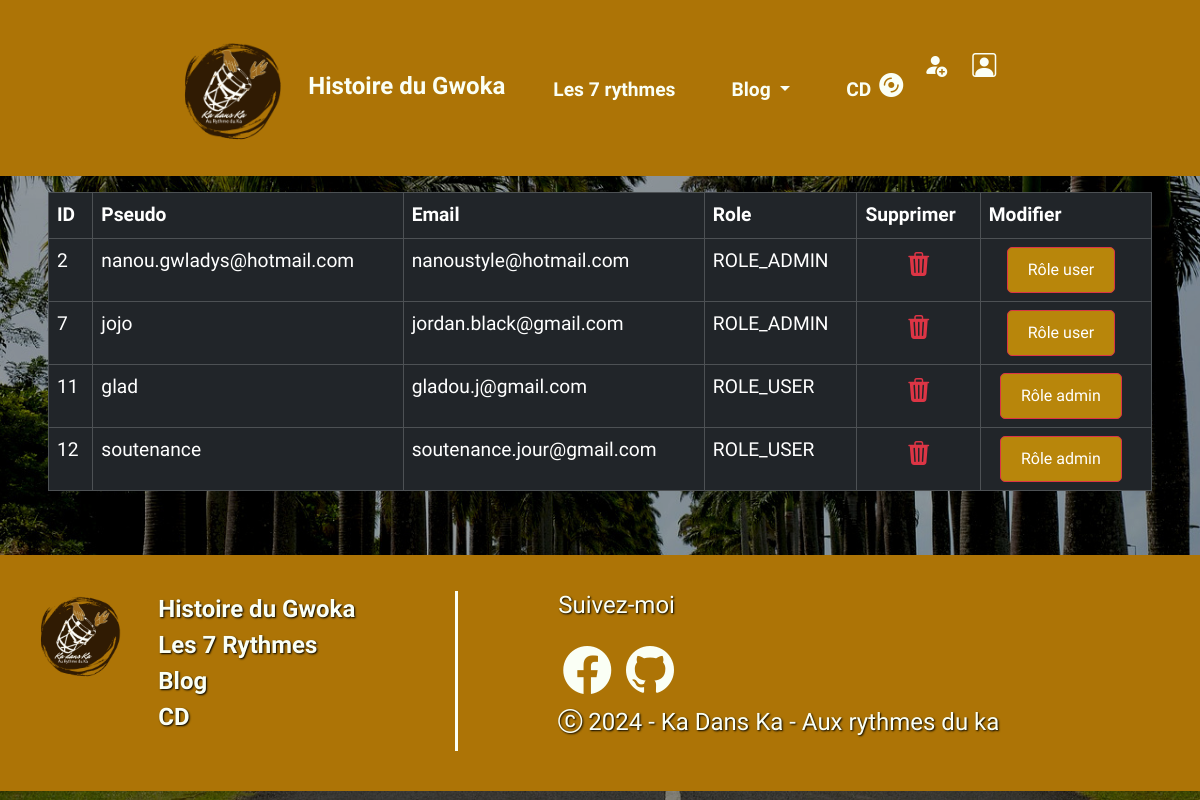
/admin/users.php, run on the app's committed database.
### tables this page shows
CREATE TABLE `users` (
  `id` int NOT NULL,
  `first_name` varchar(50) DEFAULT NULL,
  `last_name` varchar(50) DEFAULT NULL,
  `pseudo` varchar(50) NOT NULL,
  `email` varchar(100) NOT NULL,
  `phone` varchar(255) DEFAULT NULL,
  `mdp` varchar(255) NOT NULL,
  `role` enum('ROLE_USER','ROLE_ADMIN') NOT NULL
);

### inc/functions.inc.php (called while the page is built, shortened)
<?php
function connexionBdd()
{
    $dsn = "mysql:host=" . DBHOST . ";dbname=" . DBNAME . ";charset=utf8";
    try {
        $pdo = new PDO($dsn, DBUSER, DBPASS);
        $pdo->setAttribute(PDO::ATTR_ERRMODE, PDO::ERRMODE_EXCEPTION);
        $pdo->setAttribute(PDO::ATTR_DEFAULT_FETCH_MODE, PDO::FETCH_ASSOC);
    } catch (PDOException $e) {
        die($e->getMessage());
    }
    return $pdo;
}
function allUsers(): array
{
    $pdo = connexionBdd();
    $sql = "SELECT * FROM users";
    $request = $pdo->query($sql);
    $result = $request->fetchAll();
    return $result;
}
?>

### admin/users.php (the view, shortened to what this page needs)
<?php
require_once "../inc/functions.inc.php";
require_once "../inc/header.inc.php";
?>
<div class="d-flex flex-column m-5  table-responsive">
    <h2 class="text-center fw-bolder mb-5">Liste des utilisateurs</h2>
    <table class="table table-dark table-bordered mt-5">
        <thead>
            <tr>
                <th>ID</th>
                <th>Pseudo</th>
                <th>Email</th>
                <th>Role</th>
                <th>Supprimer</th>
                <th>Modifier</th>
            </tr>
        </thead>
        <tbody>
        <?php
        $users = allUsers();
        foreach($users as $user){
        ?>
            <tr>
                <td><?=$user['id']?></td>
                <td><?=$user['pseudo']?></td>
                <td><?=$user['email']?></td>
                <td><?=$user['role']?></td>
                <td class="text-center">
                    <a href="dashboard.php?users_php&action=delete&id=<?= $user['id']?>"><i class="bi bi-trash3-fill text-danger"></i></a>
                </td>
                <td class="text-center">
                    <a href="dashboard.php?users_php&action=update&id=<?= $user['id']?>" class="btn btn-danger"><?=($user['role']) == 'ROLE_ADMIN' ? 'Rôle user' : 'Rôle admin'?>
                </td>
            </tr>
            <?php
            }
            ?>
        </tbody>
    </table>
</div>
<?php
require_once "../inc/footer.inc.php"
?>

### assets/css/style.css (style rules this page uses)
* { margin: 0; padding: 0; box-sizing: border-box; text-decoration: none; }
body { font-family: 'handlee', cursive; font-size: 1.2rem; font-weight: 400; background: linear-gradient(rgba(0, 0, 0, 0.191), rgba(0, 0, 0, 0.200)), url("../img/Allee3.jpg") center/cover fixed; opacity: 30px; }
:root { --marron-jaune: #C8953E; --jaune: #FFC304; --marron-clair: #AD7406; --marron-cofee: #76480A; --marron-fonce: #423604; --blanc:#FAFFF5; }
h1, h2 { font-weight: 800; text-align: center; text-shadow: 1px 1px 2px black; padding: 5px; color:var(--blanc); }
a { text-decoration: none; color: var(--blanc); font-weight: 800; font-size: 1.5rem; }
.btn { display: inline-block; background-color: #B8860B; color: #fff; padding: 10px 20px; border-radius: 5px; transition: background-color 0.3s ease; }
.btn { margin-right: 10px; }

### data on the page
users: id "2", pseudo "nanou.gwladys@hotmail.com", email "nanoustyle@hotmail.com", role "ROLE_ADMIN", shows "Rôle user"
users: id "7", pseudo "jojo", email "jordan.black@gmail.com", role "ROLE_ADMIN", shows "Rôle user"
users: id "11", pseudo "glad", email "gladou.j@gmail.com", role "ROLE_USER", shows "Rôle admin"
users: id "12", pseudo "soutenance", email "soutenance.jour@gmail.com", role "ROLE_USER", shows "Rôle admin"
